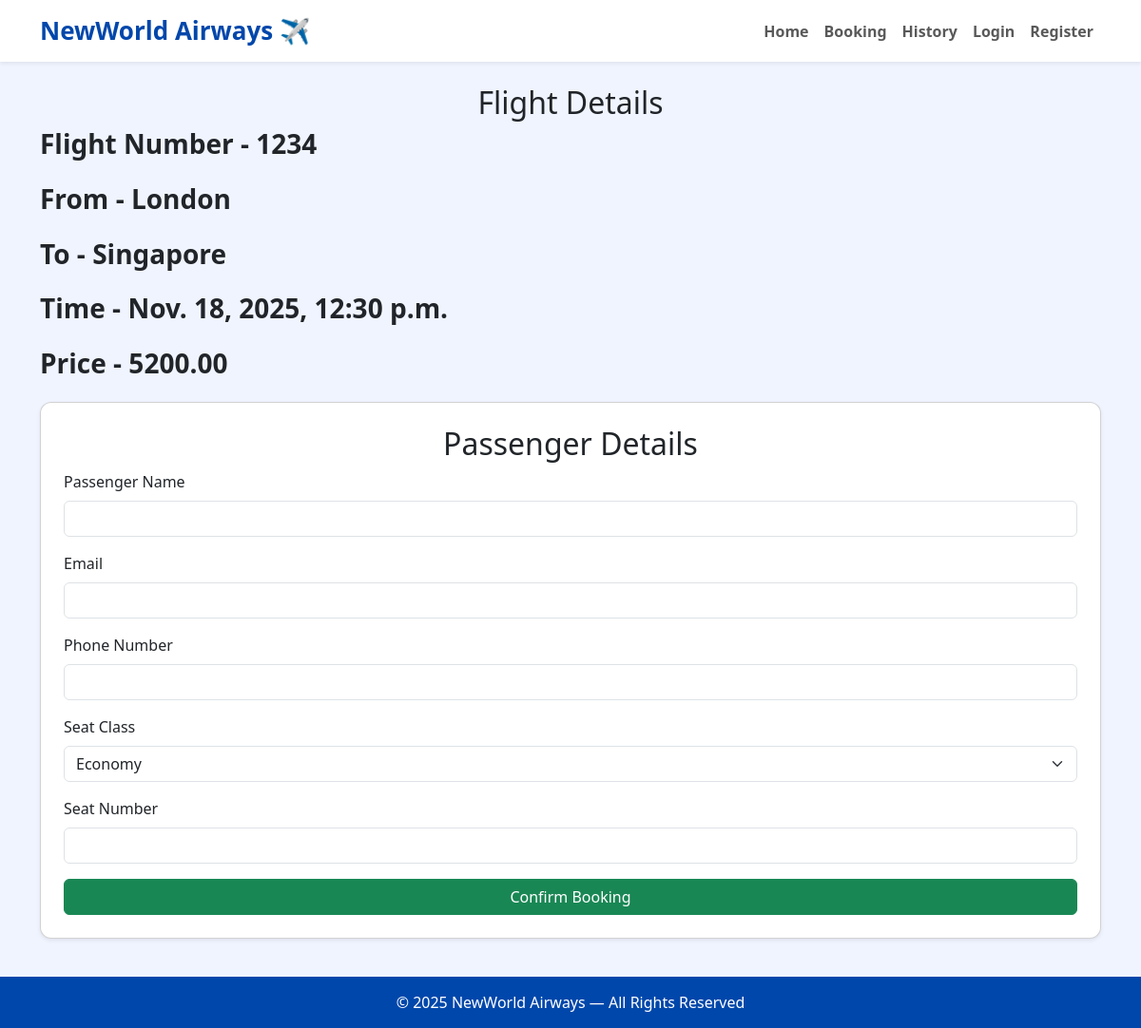
The app's page /booking/1/ with its own data.
### base/models.py (models this page shows, shortened)
class Flight(models.Model):
    flight_no = models.CharField(max_length=20)
    origin = models.CharField(max_length=100)
    destination = models.CharField(max_length=100)
    departure_time = models.DateTimeField()
    price = models.DecimalField(max_digits=8, decimal_places=2)

### base/views.py (the view, shortened to what this page needs)
# urls.py: path('booking/<int:flight_id>/',booking, name='booking'),
def booking(request, flight_id):
    flight = get_object_or_404(Flight, id=flight_id)
    return render(request, "booking.html", {"flight": flight})

### base/templates/booking.html (shortened to what this page needs)
{% extends 'home.html' %}
{% block content %}
<center><h2>Flight Details</h2></center>
<h3 class="fw-bold mb-4">Flight Number - {{ flight.flight_no }}</h3>
<h3 class="fw-bold mb-4">From - {{ flight.origin }}</h3>
<h3 class="fw-bold mb-4">To - {{ flight.destination }}</h3>
<h3 class="fw-bold mb-4">Time - {{ flight.departure_time}}</h3>
<h3 class="fw-bold mb-4">Price -  {{ flight.price }}</h3>
<div class="card shadow-sm p-4">
    <form method="POST">
        <center><h2> Passenger Details</h2></center>
        <div class="mb-3">
            <label class="form-label">Passenger Name</label>
            <input type="text" name="passenger_name" class="form-control" required>
        </div>
        <div class="mb-3">
            <label class="form-label">Email</label>
            <input type="email" name="email" class="form-control" required>
        </div>
        <div class="mb-3">
            <label class="form-label">Phone Number</label>
            <input type="text" name="phone" class="form-control" required>
        </div>
        <div class="mb-3">
            <label class="form-label">Seat Class</label>
            <select name="seat_class" class="form-select">
                <option value="Economy">Economy</option>
            </select>
        </div>
        <div class="mb-3">
            <label class="form-label">Seat Number</label>
            <input type="text" name="seat_number" class="form-control" required>
        </div>
        <button class="btn btn-success w-100">Confirm Booking</button>
    </form>
</div>
{% endblock %}

### templates/nav.html (style rules this page uses)
body { background: #f0f4ff; }
.card { border-radius: 12px; }

### records on screen
Flight: flight_no "1234", origin "London", destination "Singapore", departure_time "Nov. 18, 2025, 12:30 p.m.", price "5200.00"
